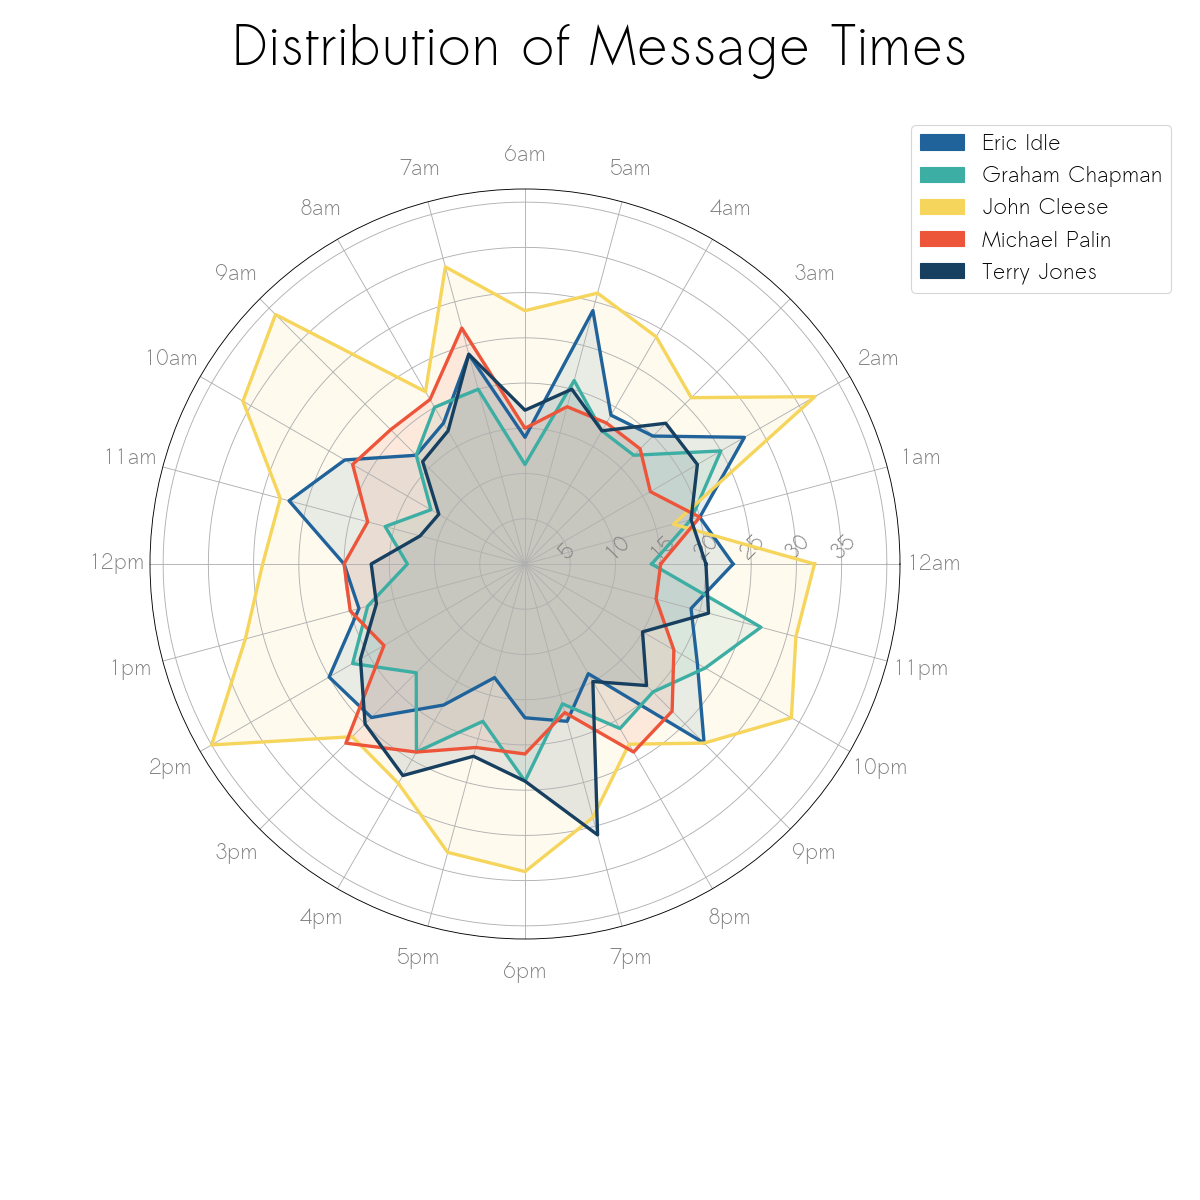

Write Python code to recreate this figure.
from chatviz.utils import load_example_chat_data
from chatviz.plotting import plot_hours_radar
import matplotlib.pyplot as plt

plt.rcParams["figure.figsize"] = [15, 15]
plt.rcParams["font.size"] = 20
plt.rcParams["axes.titlesize"] = 40
plt.rcParams["font.family"] = "Sawasdee"

df = load_example_chat_data()
palette = ["#20639B", "#3CAEA3", "#F6D55C", "#ED553B", "#173F5F"]
plot_hours_radar(df, colors=palette, legend=True)

legend = plt.gca().get_legend()
legend.set_bbox_to_anchor((1.0, 1.1))  # move the legend to the right
plt.suptitle('Distribution of Message Times', size=50)
plt.subplots_adjust(top=0.95, wspace=1.0, right=0.75)
plt.show()
